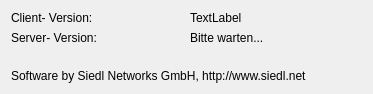
<?xml version="1.0" encoding="UTF-8"?>
<ui version="4.0">
 <class>VersionWindow</class>
 <widget class="QWidget" name="VersionWindow">
  <property name="geometry">
   <rect>
    <x>0</x>
    <y>0</y>
    <width>373</width>
    <height>94</height>
   </rect>
  </property>
  <property name="windowTitle">
   <string>Version</string>
  </property>
  <layout class="QGridLayout" name="gridLayout">
   <item row="0" column="0">
    <widget class="QLabel" name="label_2">
     <property name="text">
      <string>Client- Version:</string>
     </property>
    </widget>
   </item>
   <item row="1" column="0">
    <widget class="QLabel" name="label">
     <property name="text">
      <string>Server- Version:</string>
     </property>
    </widget>
   </item>
   <item row="1" column="1">
    <widget class="QLabel" name="labelServerVersion">
     <property name="text">
      <string>Bitte warten...</string>
     </property>
    </widget>
   </item>
   <item row="0" column="1">
    <widget class="QLabel" name="labelClientVersion">
     <property name="text">
      <string>TextLabel</string>
     </property>
    </widget>
   </item>
   <item row="2" column="0">
    <spacer name="verticalSpacer">
     <property name="orientation">
      <enum>Qt::Vertical</enum>
     </property>
     <property name="sizeHint" stdset="0">
      <size>
       <width>20</width>
       <height>40</height>
      </size>
     </property>
    </spacer>
   </item>
   <item row="3" column="0" colspan="2">
    <widget class="QLabel" name="label_3">
     <property name="text">
      <string>Software by Siedl Networks GmbH, http://www.siedl.net</string>
     </property>
    </widget>
   </item>
  </layout>
 </widget>
 <resources/>
 <connections/>
</ui>
